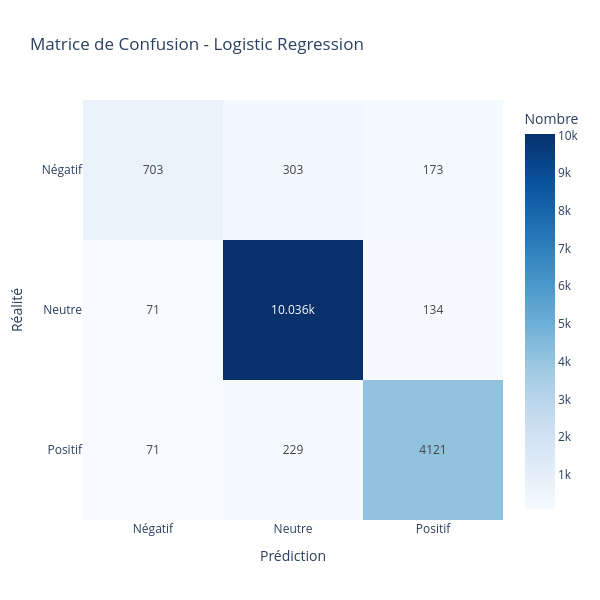

The code cell stored with this chart in its notebook:
### Code cell
# Rapport de classification détaillé pour le meilleur modèle
best_model = results[best_model_name]['model']
best_predictions = results[best_model_name]['predictions']

print(f"\n{'='*80}")
print(f"RAPPORT DE CLASSIFICATION - {best_model_name}")
print(f"{'='*80}")
print(classification_report(y_test, best_predictions, target_names=['Négatif', 'Neutre', 'Positif']))

# Matrice de confusion
cm = confusion_matrix(y_test, best_predictions)
labels = ['Négatif', 'Neutre', 'Positif']

# Visualiser avec plotly
fig = px.imshow(
    cm,
    labels=dict(x="Prédiction", y="Réalité", color="Nombre"),
    x=labels,
    y=labels,
    text_auto=True,
    color_continuous_scale='Blues',
    title=f'Matrice de Confusion - {best_model_name}'
)

fig.update_layout(
    width=600,
    height=600
)

fig.show()

# Afficher avec seaborn aussi
plt.figure(figsize=(10, 8))
sns.heatmap(cm, annot=True, fmt='d', cmap='Blues', 
            xticklabels=labels, yticklabels=labels, 
            cbar_kws={'label': 'Nombre de prédictions'})
plt.title(f'Matrice de Confusion - {best_model_name}', fontsize=14, fontweight='bold')
plt.xlabel('Prédiction', fontsize=12)
plt.ylabel('Réalité', fontsize=12)
plt.tight_layout()
plt.show()

### Figure 1 — Plotly figure (JSON) as saved in the notebook; plotly's stock layout.template omitted (floating-point values rounded to 4 significant figures)
{"data": [{"coloraxis": "coloraxis", "hovertemplate": "Prédiction: %{x}<br>Réalité: %{y}<br>Nombre: %{z}<extra></extra>", "name": "0", "texttemplate": "%{z}", "type": "heatmap", "x": ["Négatif", "Neutre", "Positif"], "xaxis": "x", "y": ["Négatif", "Neutre", "Positif"], "yaxis": "y", "z": [[703, 303, 173], [71, 10036, 134], [71, 229, 4121]]}], "layout": {"coloraxis": {"colorbar": {"title": {"text": "Nombre"}}, "colorscale": [[0, "rgb(247,251,255)"], [0.125, "rgb(222,235,247)"], [0.25, "rgb(198,219,239)"], [0.375, "rgb(158,202,225)"], [0.5, "rgb(107,174,214)"], [0.625, "rgb(66,146,198)"], [0.75, "rgb(33,113,181)"], [0.875, "rgb(8,81,156)"], [1, "rgb(8,48,107)"]]}, "height": 600, "title": {"text": "Matrice de Confusion - Logistic Regression"}, "width": 600, "xaxis": {"anchor": "y", "constrain": "domain", "domain": [0, 1], "scaleanchor": "y", "title": {"text": "Prédiction"}}, "yaxis": {"anchor": "x", "autorange": "reversed", "constrain": "domain", "domain": [0, 1], "title": {"text": "Réalité"}}}}
